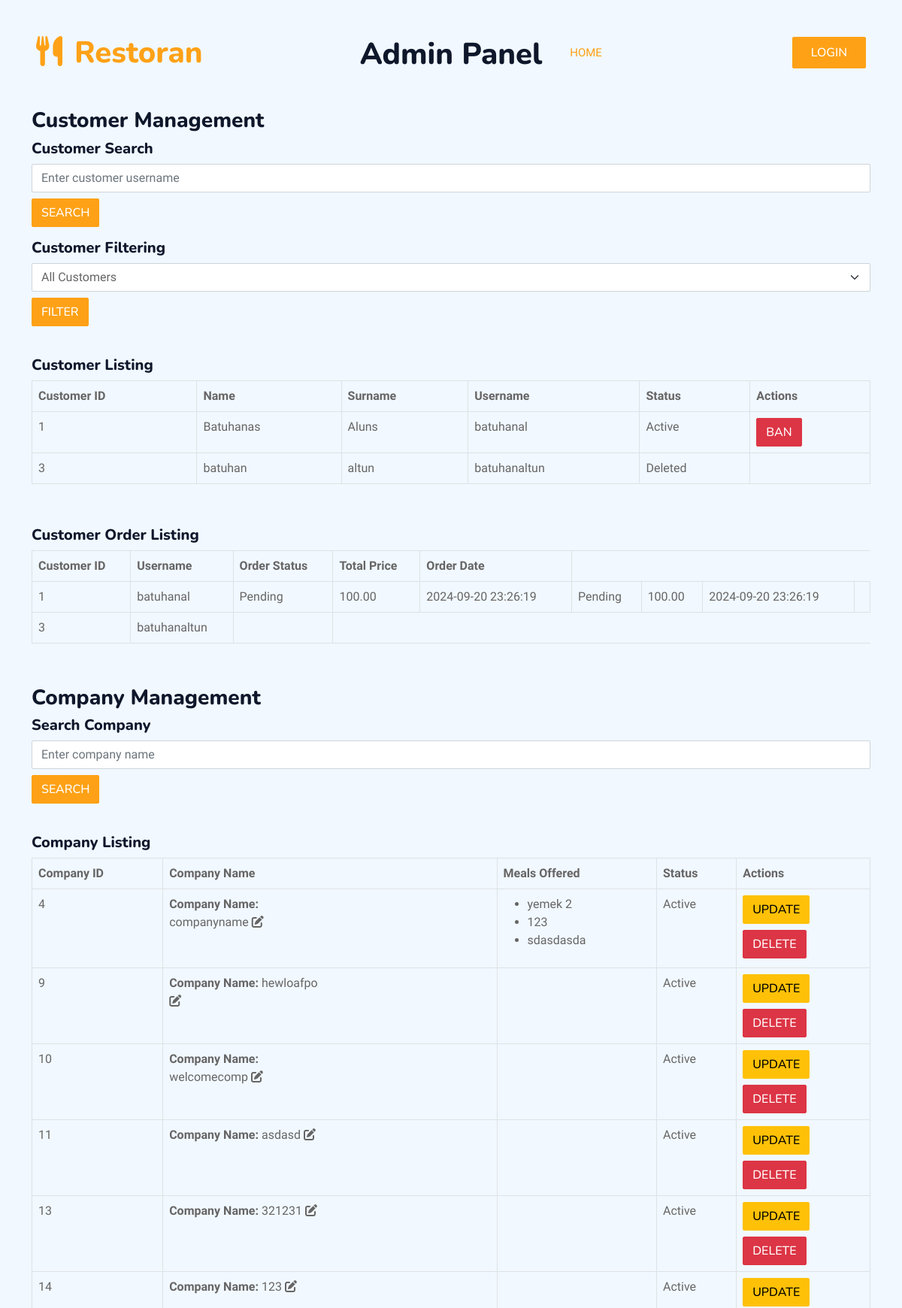
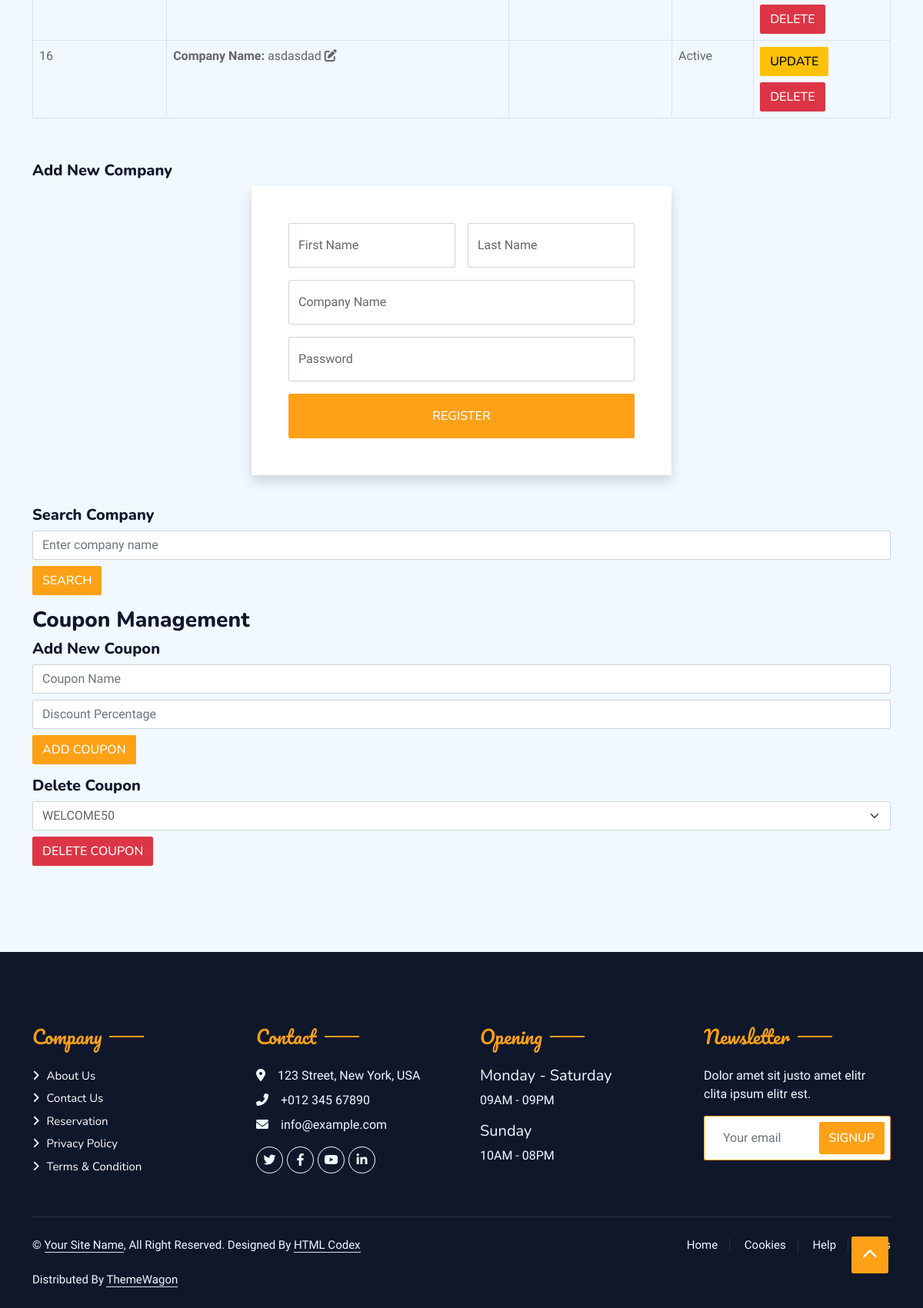
The app's page /php/adminpanel.php with its own data (2 pictures, top to bottom).
### tables this page shows
CREATE TABLE users (
  id int NOT NULL AUTO_INCREMENT,
  company_id int DEFAULT NULL,
  rolee varchar(45) NOT NULL,
  fname varchar(45) NOT NULL,
  surname varchar(45) NOT NULL,
  username varchar(45) NOT NULL,
  passwd varchar(255) NOT NULL,
  balance decimal(15,2) NOT NULL DEFAULT '5000.00',
  created_at timestamp NULL DEFAULT CURRENT_TIMESTAMP,
  deleted_at datetime DEFAULT NULL,
  is_admin int NOT NULL DEFAULT '0',
  pp_path varchar(255) DEFAULT NULL,
  deleted int DEFAULT '0',
  PRIMARY KEY (id),
  UNIQUE KEY username_UNIQUE (username)
);

CREATE TABLE orders (
  id int NOT NULL AUTO_INCREMENT,
  user_id int NOT NULL,
  order_date datetime DEFAULT CURRENT_TIMESTAMP,
  total_price decimal(10,2) NOT NULL,
  `status` enum('Pending','Processing','Completed','Cancelled') DEFAULT 'Pending',
  notes text,
  res_id int DEFAULT NULL,
  PRIMARY KEY (id),
  KEY user_id (user_id),
  CONSTRAINT orders_ibfk_1 FOREIGN KEY (user_id) REFERENCES users (id)
);

CREATE TABLE meals (
  id int NOT NULL AUTO_INCREMENT,
  res_id int NOT NULL,
  company_id int NOT NULL,
  meal_des varchar(255) NOT NULL,
  meal_price decimal(10,2) NOT NULL,
  meal_name varchar(45) NOT NULL,
  meal_logo varchar(255) DEFAULT './uploaded_files/Default_pfp.jpg',
  meal_discount decimal(11,0) NOT NULL DEFAULT '0',
  PRIMARY KEY (id)
);

### php/adminpanel.php (the view, shortened to what the rows shown need)
<?php
include "functions/functions.php";
if(isset($_GET['customer_name'])){
    $query = $_GET['customer_name'];
    $customers = searchcustomer($query);
}elseif(isset($_GET['customerfilter']) ){
    $query = $_GET['customerfilter'];
    $customers = filtercustomer($query);
}
else{
    $customers = getCustomers();
}
if(isset($_GET['company_name'])){
    $query = $_GET['company_name'];
    $companies = searchcompanies($query);
} else{
    $companies = getCompanies();
}
?>
<!DOCTYPE html>
<html lang="en">
<head>
    <link href="https://cdnjs.cloudflare.com/ajax/libs/font-awesome/5.10.0/css/all.min.css" rel="stylesheet">
    <link href="https://cdn.jsdelivr.net/npm/bootstrap-icons@1.4.1/font/bootstrap-icons.css" rel="stylesheet">
    <link href="lib/animate/animate.min.css" rel="stylesheet">
    <link href="lib/owlcarousel/assets/owl.carousel.min.css" rel="stylesheet">
    <link href="lib/tempusdominus/css/tempusdominus-bootstrap-4.min.css" rel="stylesheet" />
    <link href="css/bootstrap.min.css" rel="stylesheet">
    <link href="css/style.css" rel="stylesheet">
    <link rel="stylesheet" href="css/bootstrap.min.css">
    <link rel="stylesheet" href="css/style.css">
    <link rel="stylesheet" href="https://cdnjs.cloudflare.com/ajax/libs/font-awesome/6.0.0-beta3/css/all.min.css">
</head>
<body>
    <div class="container-xxl py-5">
        <div class="container">
            <div class="text-center">
                <h1 class="mb-5">Admin Panel</h1>
            </div>
            <div class="row g-4">
            <nav class="navbar navbar-expand-lg navbar-dark bg-dark px-4 px-lg-5 py-3 py-lg-0">
                <a href="index.php" class="navbar-brand p-0">
                    <h1 class="text-primary m-0"><i class="fa fa-utensils me-3"></i>Restoran</h1>
                </a>
            </nav>
                    <div class="mb-3">
                        <table class="table table-bordered">
                            <thead>
                                <tr>
                                    <th>Customer ID</th>
                                    <th>Name</th>
                                    <th>Surname</th>
                                    <th>Username</th>
                                    <th>Status</th>
                                    <th>Actions</th>
                                </tr>
                            </thead>
                            <tbody>
                                <?php foreach ($customers as $customer): ?>
                                <tr>
                                    <td><?php echo $customer['id']; ?></td>
                                    <td><?php echo $customer['fname']; ?></td>
                                    <td><?php echo $customer['surname']; ?></td>
                                    <td><?php echo $customer['username']; ?></td>
                                    <td><?php echo $customer['deleted'] ? 'Deleted' : 'Active'; ?></td>
                                    <td>
                                        <?php if (!$customer['deleted']): ?>
                                        <form action="banCustomer.php" method="POST">
                                            <button type="submit" class="btn btn-danger">Ban</button>
                                        </form>
                                        <?php endif; ?>
                                    </td>
                                </tr>
                                <?php endforeach; ?>
                            </tbody>
                        </table>
                    </div>
                    <div class="mb-3">
                        <table class="table table-bordered">
                            <thead>
                                <tr>
                                    <th>Customer ID</th>
                                    <th>Username</th>
                                    <th>Order Status</th>
                                    <th>Total Price</th>
                                    <th>Order Date</th>
                                </tr>
                            </thead>
                            <tbody>
                                <?php foreach ($customers as $customer): ?>
                                <tr>
                                    <td><?php echo $customer['id']; ?></td>
                                    <td><?php echo $customer['username']; ?></td>
                                    <?php $orders = getAllPendingOrdersForUser($customer['id'])?>
                                    <?php foreach ($orders as $order): ?>
                                        <td><?php echo $order['status']; ?></td>
                                        <td><?php echo $order['total_price']; ?></td>
                                        <td><?php echo $order['order_date']; ?></td>
                                        <?php endforeach; ?>
                                    <td>
                                    </td>
                                </tr>
                                <?php endforeach; ?>
                            </tbody>
                        </table>
                    </div>
                <div class="mb-3">
                    <table class="table table-bordered">
                        <thead>
                            <tr>
                                <th>Company ID</th>
                                <th>Company Name</th>
                                <th>Meals Offered</th>
                                <th>Status</th>
                                <th>Actions</th>
                            </tr>
                        </thead>
                        <tbody>
                            <?php foreach ($companies as $company): ?>
                            <tr>
                                <td><?php echo $company['id']; ?></td>
                                <td>
                                <div class="col-md-6">
                                    <div class="profile-info">
                                        <form action="updateCompany.php" method="post" enctype = "multipart/form-data">
                                        <strong>Company Name:</strong>
                                        <span id="company-name-display"><?php echo $company['username']; ?></span>
                                        <i class="edit-icon fas fa-edit" onclick="enableEdit('company-name')"></i>
                                    </div>
                                </div>
                                </td>
                                <td>
                                    <ul>
                                        <?php $meals = getMealData($company['id'])?>
                                        <?php foreach ($meals as $meal): ?>
                                        <li><?php echo $meal['meal_name']; ?></li>
                                        <?php endforeach; ?>
                                    </ul>
                                </td>
                                <td><?php echo $company['deleted'] ? 'Deleted' : 'Active'; ?></td>
                                <td>
                                    <button value="<?php echo $company['id']; ?>"  name ="company_id" type="submit" class="btn btn-warning">Update</button>
                                    <?php if (!$company['deleted']): ?>
                                    <form action="banCustomer.php" method="POST">
                                        <button type="submit" class="btn btn-danger mt-2">Delete</button>
                                    </form>
                                    <?php endif; ?>
                                </td>
                            </tr>
                            <?php endforeach; ?>
                        </tbody>
                    </table>
                </div>
                </div>
            </div>
        </div>
</body>
</html>

### records on screen
users: id "1", fname "Batuhanas", surname "Aluns", username "batuhanal", deleted "Active"
users: id "3", fname "batuhan", surname "altun", username "batuhanaltun", deleted "Deleted"
orders: status "Pending", total_price "100.00", order_date "2024-09-20 23:26:19"
orders: status "Pending", total_price "100.00", order_date "2024-09-20 23:26:19"
users: id "4", username "companyname", deleted "Active"
meals: meal_name "yemek 2"
meals: meal_name "123"
meals: meal_name "sdasdasda"
users: id "9", username "hewloafpo", deleted "Active"
users: id "10", username "welcomecomp", deleted "Active"
users: id "11", username "asdasd", deleted "Active"
users: id "13", username "321231", deleted "Active"
users: id "14", username "123", deleted "Active"
users: id "16", username "asdasdad", deleted "Active"

### other values on screen
form field coupon_id "WELCOME50"
